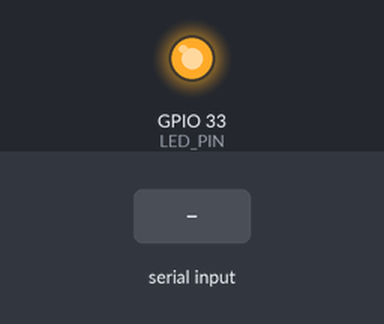
Simulated run of this sketch. Board: ESP32. Shown: output pins drawn as LEDs (lit = HIGH). The test bench sets the inputs (shaded band). WiFi joins after 1.5 s; servers stay silent unless stated; the local clock reads 2024-03-15 10:24:30 at power-on unless the sketch sets it; the camera gives no picture; what the sketch prints to the serial monitor is not drawn.

Above: at 0.1 s.
At 5.1 s:
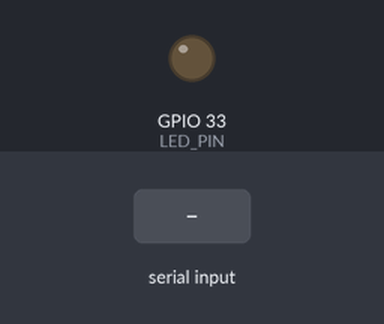
5.2 s: "SNAP\n" received over Serial
Timing chart, 0 to 8.2 s (numbered marks = the images above; inputs shaded):
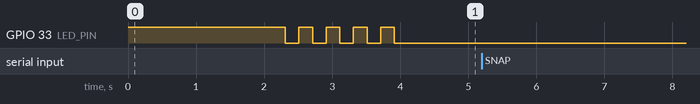

The sketch:

camera.ino
```cpp
#include <WiFi.h>
#include <WiFiClientSecure.h>
#include "esp_camera.h"
#include <UniversalTelegramBot.h>
#include <ArduinoJson.h>
#include "soc/soc.h"
#include "soc/rtc_cntl_reg.h"

// =======================
// YOUR SETTINGS
// =======================
const char* ssid = "realme";
const char* password = "123456789";
String BOTtoken = "8426786756:AAHxJaUU8FSAvmB1VydfY_P_lSVCF5VHY-o";
String CHAT_ID = "605136427";

#define LED_PIN 33

// Camera Pins (AI Thinker)
#define PWDN_GPIO_NUM     32
#define RESET_GPIO_NUM    -1
#define XCLK_GPIO_NUM     0
#define SIOD_GPIO_NUM     26
#define SIOC_GPIO_NUM     27
#define Y9_GPIO_NUM       35
#define Y8_GPIO_NUM       34
#define Y7_GPIO_NUM       39
#define Y6_GPIO_NUM       36
#define Y5_GPIO_NUM       21
#define Y4_GPIO_NUM       19
#define Y3_GPIO_NUM       18
#define Y2_GPIO_NUM       5
#define VSYNC_GPIO_NUM    25
#define HREF_GPIO_NUM     23
#define PCLK_GPIO_NUM     22

WiFiClientSecure clientTCP;
UniversalTelegramBot bot(BOTtoken, clientTCP);

camera_fb_t * fb = NULL;
size_t currentByte = 0;
size_t fb_length = 0;

bool isMoreDataAvailable() { return (fb_length - currentByte); }

uint8_t getNextByte() {
  currentByte++;
  return (fb->buf[currentByte - 1]);
}

void setup() {
  WRITE_PERI_REG(RTC_CNTL_BROWN_OUT_REG, 0);

  pinMode(LED_PIN, OUTPUT);
  digitalWrite(LED_PIN, HIGH);

  Serial.begin(9600);
  delay(10);

  camera_config_t config;
  config.ledc_channel = LEDC_CHANNEL_0;
  config.ledc_timer = LEDC_TIMER_0;
  config.pin_d0 = Y2_GPIO_NUM;
  config.pin_d1 = Y3_GPIO_NUM;
  config.pin_d2 = Y4_GPIO_NUM;
  config.pin_d3 = Y5_GPIO_NUM;
  config.pin_d4 = Y6_GPIO_NUM;
  config.pin_d5 = Y7_GPIO_NUM;
  config.pin_d6 = Y8_GPIO_NUM;
  config.pin_d7 = Y9_GPIO_NUM;
  config.pin_xclk = XCLK_GPIO_NUM;
  config.pin_pclk = PCLK_GPIO_NUM;
  config.pin_vsync = VSYNC_GPIO_NUM;
  config.pin_href = HREF_GPIO_NUM;
  config.pin_sscb_sda = SIOD_GPIO_NUM;
  config.pin_sscb_scl = SIOC_GPIO_NUM;
  config.pin_pwdn = PWDN_GPIO_NUM;
  config.pin_reset = RESET_GPIO_NUM;
  config.xclk_freq_hz = 20000000;
  config.pixel_format = PIXFORMAT_JPEG;
  config.frame_size = FRAMESIZE_VGA;
  config.jpeg_quality = 12;
  config.fb_count = 1;

  esp_camera_init(&config);
  delay(2000);

  WiFi.mode(WIFI_STA);
  WiFi.setSleep(false);
  WiFi.begin(ssid, password);

  while (WiFi.status() != WL_CONNECTED) {
    digitalWrite(LED_PIN, LOW);
    delay(200);
    digitalWrite(LED_PIN, HIGH);
    delay(200);
  }

  digitalWrite(LED_PIN, LOW);
  clientTCP.setInsecure();
  configTime(0, 0, "pool.ntp.org", "time.nist.gov");
}

void sendPhotoToTelegram() {
  // 1. DUMMY FRAME FIX: Flushes the "green image" hardware bug out of the sensor
  camera_fb_t * dummy = esp_camera_fb_get();
  if(dummy) esp_camera_fb_return(dummy);
  delay(100);

  // 2. REAL FRAME
  fb = esp_camera_fb_get();
  if(!fb) {
    Serial.println("ERROR"); // Tell Pico the camera crashed
    return;
  }

  digitalWrite(LED_PIN, HIGH);
  currentByte = 0;
  fb_length = fb->len;

  bot.sendPhotoByBinary(CHAT_ID, "image/jpeg", fb->len,
                        isMoreDataAvailable, getNextByte,
                        nullptr, nullptr);

  esp_camera_fb_return(fb);

  // 3. MEMORY LEAK FIX: Force close the TCP socket to free up RAM!
  clientTCP.stop();

  digitalWrite(LED_PIN, LOW);
}

void loop() {
  if (Serial.available()) {
    String command = Serial.readStringUntil('\n');

    // THE FIX: Use indexOf to look for SNAP, ignoring any weird hidden characters
    if (command.indexOf("SNAP") >= 0) {
      Serial.println("UPLOADING"); // Genuine handshake start
      sendPhotoToTelegram();
      Serial.println("DONE");      // Genuine handshake finish
    }
  }
}
```
